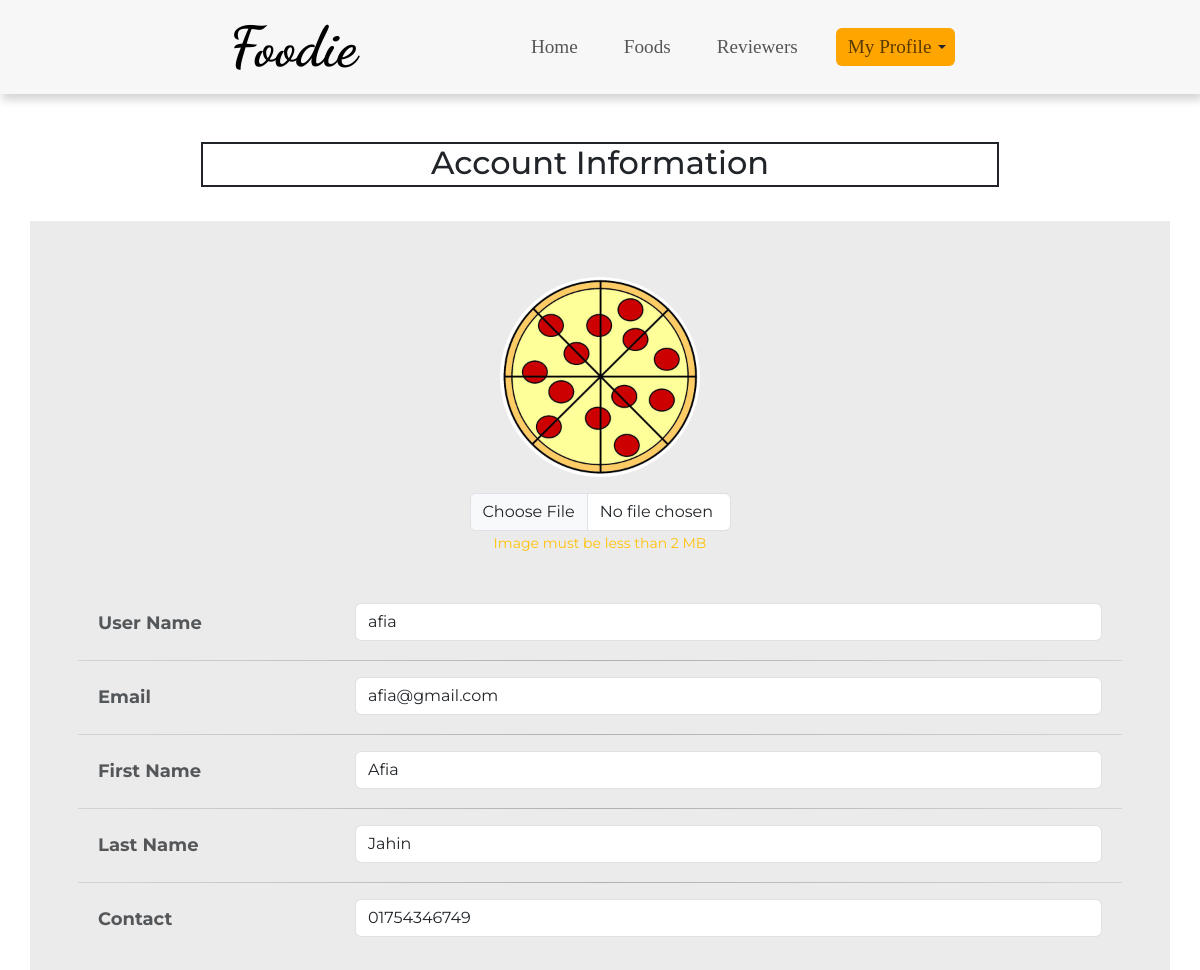
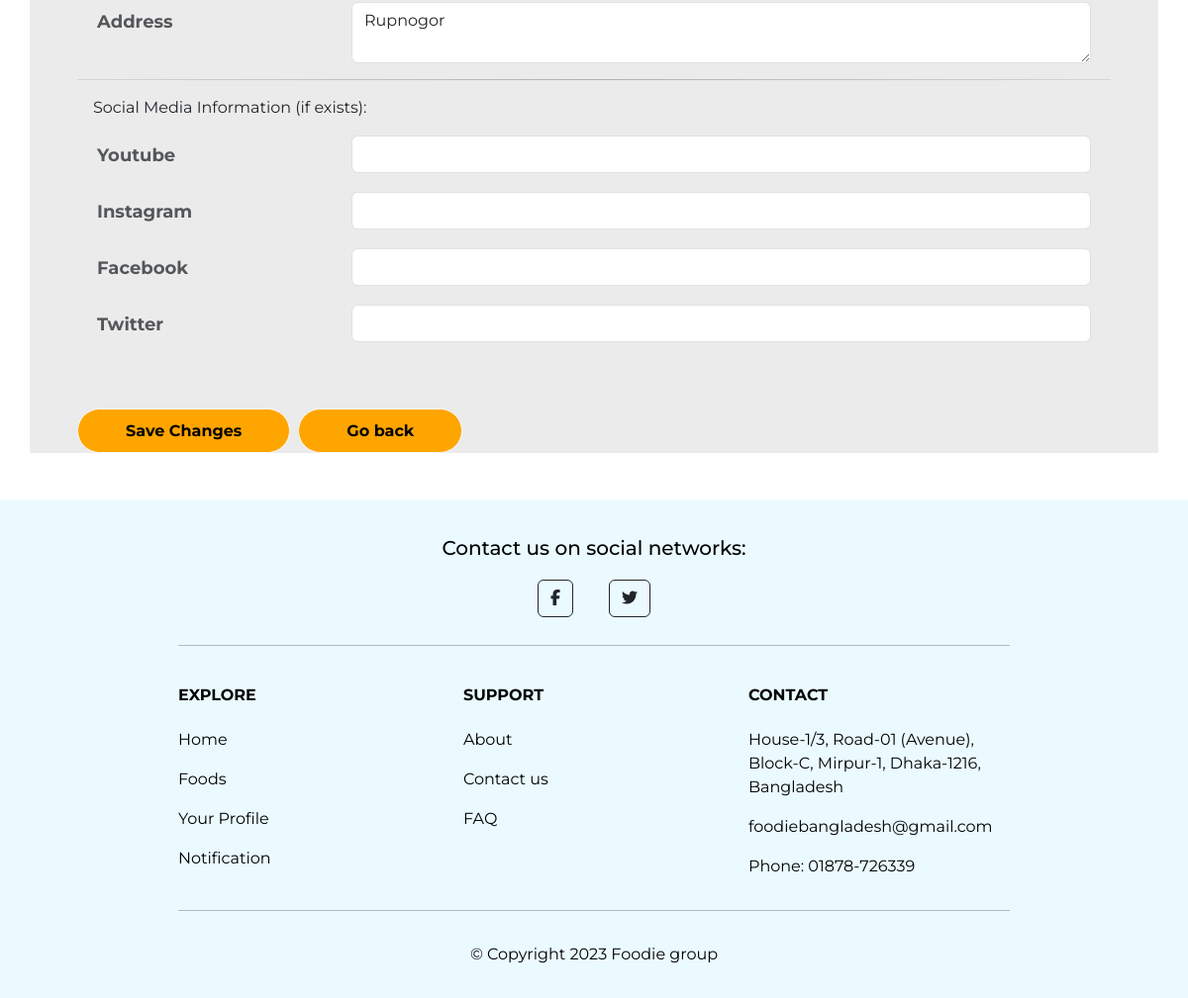
The app's page /php/update.php (signed in) with its own data (2 pictures, top to bottom).
### tables this page shows
CREATE TABLE `registration` (
  `id` int(11) NOT NULL,
  `email` varchar(250) NOT NULL,
  `username` varchar(50) NOT NULL,
  `image` varchar(200) NOT NULL,
  `firstname` varchar(250) NOT NULL,
  `lastname` varchar(250) NOT NULL,
  `address` varchar(500) NOT NULL,
  `contact` varchar(11) NOT NULL,
  `password` varchar(100) NOT NULL,
  `youtube` varchar(250) NOT NULL,
  `instagram` varchar(250) NOT NULL,
  `facebook` varchar(250) NOT NULL,
  `twitter` varchar(250) NOT NULL
);

### php/database.php (called while the page is built, shortened)
<?php
$connect = mysqli_connect("localhost", "root", "", "foodie");
if (!$connect) {
    die("Something is wrong!");
} else {
    if (isset($_SESSION['logged'])) {
        $email =  $_SESSION['user_email'];
        $user_sql = "SELECT * FROM registration where email='$email'";
        $user_result = mysqli_query($connect, $user_sql);
        $user_value = mysqli_fetch_assoc($user_result);
    }
}
?>

### php/update.php (the view, shortened to what this page needs)
<?php
require_once('database.php');
?>
<!DOCTYPE html>
<html lang="en">
<head>
  <link href="https://cdn.jsdelivr.net/npm/bootstrap@5.3.0-alpha1/dist/css/bootstrap.min.css" rel="stylesheet">
  <link rel="stylesheet" href="../css/account.css">
</head>
<body>
  <?php
  require('Navigation.php');
  ?>
  <section class="my-5" id="info">
    <div>
      <h2>Account Information</h2>
      <form class="my-4 pt-1 px-5" action="update.php" method="POST" enctype="multipart/form-data">
        <div class="profile-pic mb-3">
          <img id="preview" src="../image/<?= $user_value['image']; ?>" alt="">
        </div>
        <div class="text-center mb-5 w-25 m-auto text-end"><input type="file" id="upload-img" class="form-control" name="image" accept="image/png, image/jpg, image/jpeg" onchange="getImagePreview(event)">
          <small class="text-warning">Image must be less than 2 MB</small>
        </div>
        <div class="row mb-3 mx-2 form-text">
          <div class="col-sm-3 col-form-label"><label for="username">User Name</label></div>
          <div style="position: relative;" class="col-sm-9"><input type="text" name="username" id="username" value="<?= $user_value['username']; ?>" class="form-control">
          </div>
        </div>
        <div class="row mb-3 mx-2 form-text">
          <div class="col-sm-3 col-form-label"><label for="email">Email</label></div>
          <div class="col-sm-9"><input type="text" name="email" value="<?= $user_value['email']; ?>" class="form-control"></div>
        </div>
        <div class="row mb-3 mx-2 form-text">
          <div class="col-sm-3 col-form-label"><label for="firstname">First Name</label></div>
          <div class="col-sm-9"><input type="text" name="firstname" value="<?= $user_value['firstname']; ?>" class="form-control"></div>
        </div>
        <div class="row mb-3 mx-2 form-text">
          <div class="col-sm-3 col-form-label"><label for="lasttname">Last Name</label></div>
          <div class="col-sm-9"><input type="text" name="lastname" value="<?= $user_value['lastname']; ?>" class="form-control"></div>
        </div>
        <div class="row mb-3 mx-2 form-text">
          <div class="col-sm-3 col-form-label"><label for="contact">Contact</label></div>
          <div class="col-sm-9"><input type="text" name="contact" value="<?= $user_value['contact']; ?>" class="form-control"></div>
        </div>
        <div class="row mb-3 mx-2 form-text">
          <div class="col-sm-3 col-form-label"><label for="address">Address</label></div>
          <div class="col-sm-9"><textarea type="text" name="address" cols="60" class=" form-control"><?= $user_value['address']; ?></textarea></div>
        </div>
        <p class="mx-3">Social Media Information (if exists):</p>
        <div class="row mb-3 mx-2 form-text">
          <div class="col-sm-3 col-form-label"><label for="contact">Youtube</label></div>
          <div class="col-sm-9"><input type="text" name="youtube" value="<?= $user_value['youtube']; ?>" class="form-control"></div>
        </div>
        <div class="row mb-3 mx-2 form-text">
          <div class="col-sm-3 col-form-label"><label for="contact">Instagram</label></div>
          <div class="col-sm-9"><input type="text" name="instagram" value="<?= $user_value['instagram']; ?>" class="form-control"></div>
        </div>
        <div class="row mb-3 mx-2 form-text">
          <div class="col-sm-3 col-form-label"><label for="contact">Facebook</label></div>
          <div class="col-sm-9"><input type="text" name="facebook" value="<?= $user_value['facebook']; ?>" class="form-control"></div>
        </div>
        <div class="row mb-3 mx-2 form-text">
          <div class="col-sm-3 col-form-label"><label for="contact">Twitter</label></div>
          <div class="col-sm-9"><input type="text" name="twitter" value="<?= $user_value['twitter']; ?>" class="form-control"></div>
        </div>
        <br>
        <div class="d-grid gap-2 d-sm-flex mt-4">
          <input type="submit" class="btn btn-outline-light custom-button rounded-pill px-5" value="Save Changes" name="update">
          <a href="account.php">
            <button class="btn btn-outline-light custom-button rounded-pill px-5" type="button">Go back</button></a>
        </div>
      </form>
    </div>
  </section>
  <section class="white-section" id="footer">
    <?php
    require('footer.php');
    ?>
  </section>
</body>
</html>

### css/account.css (style rules this page uses)
body { font-family: "Montserrat"; }
.profile-pic { text-align: center; margin:5% 0; width: 100%; height: 200px; overflow: hidden; }
.profile-pic img { margin: auto; border-radius: 50%; height: 100%; }
#info { margin: auto; background: #fff; width: 95%; }
#info h2 { text-align: center; border: 2px solid; height: 45px; margin-bottom: 5%; margin: 3% auto; width: 70%; }
.form-text { font-size: large; font-weight: bold; }
form { background-color: #ecebeb; }
.custom-button { height: 45px; background-color: #ffa500; color: #000; box-shadow: #000; border-radius: 15px; font-weight: 700; cursor: pointer; outline: none; }

### php/footer.php (style rules this page uses)
#footer { background-color: #eafaff; color: #000; padding: 3% 15% 0 15%; text-align: center; }

### records on screen
registration: image (placeholder picture), username "afia", email "afia@gmail.com", firstname "Afia", lastname "Jahin", contact "01754346749", address "Rupnogor"
